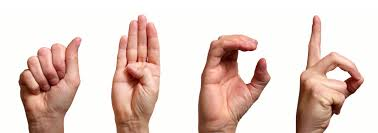
#> input picture Motion_Detection/images.jpg, 378 x 133 px; its folder holds only this picture in this run
$ python -i EvaluateDetectHands.py   (imports and definitions only)   (Python 2 division)   (older library calls are emulated)
#> lines starting #> are read from the running program, lines starting #| are printed output that depends on the picture; after the words box and inside, x2 and y2 are one past the last pixel; in counts of white or black regions, pixels touching at a corner belong together
#> further down, picture is the input picture: shape (133, 378, 3); mean B, G, R 203.5, 210.9, 230.4
'''
Created on Aug 18, 2015

@author: Anh
'''
import cv2
import cv2.cv as cv
import numpy as np
import scipy.io as sio
import scipy
import glob,os
import sys
from types import NoneType
import time
# [7 lines left out: function hist, not called in this run]
'''
#######################################################
# Non-Maximum Suppression for Object Detection in Python
# Felzenszwald et al
#######################################################
'''
# [90 lines left out: function non_max_suppression_slow, not called in this run]
'''
###############################################
##Function detect hand region by local feature
###############################################
'''
# [41 lines left out: function HandDetectionImproved, not called in this run]

'''
###########################################
##Function detect hand region by skin color
###########################################
'''
# Using CYrYk space
# [73 lines left out: functions Detect_YCrCb, Detect_HSV, not called in this run]
'''
###########################################
##Function detect hand region by shape
###########################################
'''
def Shape_HullContour(img):
   #convert to binary
    gray = cv2.cvtColor(img,cv2.COLOR_BGR2GRAY)
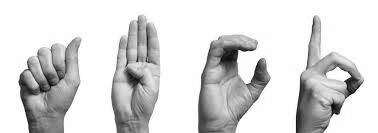
#> gray: shape (133, 378); min 11, max 255, mean 215.9
    gray=cv2.GaussianBlur(gray, (3,3), 1)

    shape_boxes=[]
    ret, thresh = cv2.threshold(gray,0,255,cv2.THRESH_BINARY_INV+cv2.THRESH_OTSU)
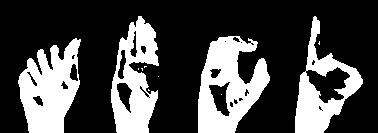
#> thresh: shape (133, 378); 28% white; 11 white regions (7 under 20 px), largest, box (x1, y1, x2, y2) and area: (198, 36, 270, 133) 4089, (18, 38, 81, 133) 3770, (111, 16, 159, 133) 3298, (295, 16, 363, 133) 2918
#> ret = 190

    #noise removal
    kernel=np.ones((3,3),np.uint8)
    opening=cv2.morphologyEx(thresh, cv2.MORPH_OPEN, kernel)
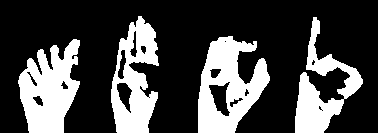
#> opening: shape (133, 378); 27.8% white; 4 white regions, box (x1, y1, x2, y2) and area: (198, 36, 270, 133) 4036, (18, 39, 80, 133) 3737, (111, 16, 159, 133) 3281, (295, 17, 363, 133) 2898

#    #sure background area
    sure_bg=cv2.dilate(opening, kernel)
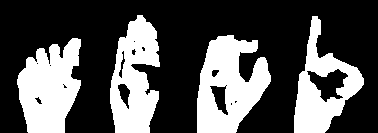
#> sure_bg: shape (133, 378); 32.5% white; 4 white regions, box (x1, y1, x2, y2) and area: (197, 35, 271, 133) 4648, (17, 38, 81, 133) 4267, (110, 15, 160, 133) 3951, (294, 16, 364, 133) 3473

#     #finding sure foreground area
    dist_transform=cv2.distanceTransform(opening, cv2.DIST_LABEL_PIXEL, 5)
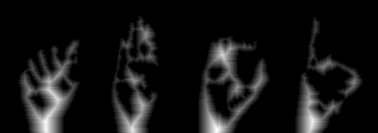
#> dist_transform: shape (133, 378) float32; min 0, max 19, mean 1.48; drawn with min black and max white
    ret, sure_fg=cv2.threshold(dist_transform, 0.7*dist_transform.max(),255,0)
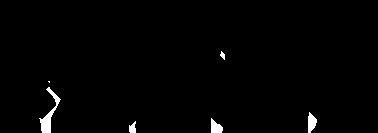
#> sure_fg: shape (133, 378) float32; 1.2% white; 6 white regions (1 under 20 px), largest, box (x1, y1, x2, y2) and area: (39, 87, 61, 133) 291, (308, 112, 317, 133) 126, (211, 118, 223, 133) 121, (129, 121, 136, 133) 60, (220, 51, 225, 60) 26
#> ret = 13.3

#     # Finding unknown region
    sure_fg=np.uint8(sure_fg)
    unknown=cv2.subtract(sure_bg, sure_fg)
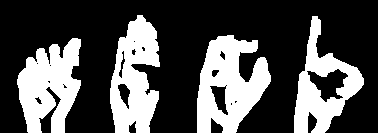
#> unknown: shape (133, 378); 31.3% white; 4 white regions

    contours,hierarchy = cv2.findContours(unknown,cv2.RETR_LIST,cv2.CHAIN_APPROX_SIMPLE)
#> contours = 22 contours, 10 with area under 20; largest, box (x1, y1, x2, y2) and area: (197, 35, 271, 133) 4659, (110, 15, 160, 133) 3953, (294, 16, 364, 133) 3856, (17, 38, 81, 133) 3799, (306, 68, 349, 103) 750

    max_area=-1
    min_area=-1
    for idx in range(len(contours)):
        cnt=contours[idx]
        area = cv2.contourArea(cnt)
        if(area>max_area):
            max_area=area
            ci_max=idx
        if (min_area==-1 or min_area>area):
            min_area=area
            ci_min=idx
#> this loop made 22 passes
#> (area, max_area) on passes 3, 4, 11, 19, 20: (32, 32), (314, 314), (750.5, 750.5), (3799, 3799), (4659, 4659)
#> area on passes 7, 10, 14, 15, 16, 21: 192.5, 45, 35, 81, 23, 3856
#> after the loop, ci_max = 19; ci_min = 4; max_area = 4659; min_area = 2

    average_cnt=(max_area-min_area)/2.0
#> average_cnt = 2328.5
    print average_cnt
#| 2328.5
    if average_cnt<=0:
        return None

    for cnt in contours:
        #calculate average area
        area = cv2.contourArea(cnt)
        if (area<=average_cnt and area>min_area):
            hull=cv2.convexHull(cnt,returnPoints = False)
            col,row= hull.shape[0:]
            print col, row
            if row>=1:
# [10 lines of commented-out code are left out]
                rect = cv2.minAreaRect(cnt)
                box = cv2.cv.BoxPoints(rect)
                box = np.int0(box)
                #calculate bounding box
                w=int(np.max([box[0][0],box[1][0],box[2][0],box[3][0]])-np.min([box[0][0],box[1][0],box[2][0],box[3][0]]))
                h=int(np.max([box[0][1],box[1][1],box[2][1],box[3][1]])-np.min([box[0][1],box[1][1],box[2][1],box[3][1]]))
                x_start=np.min([box[0][0],box[1][0],box[2][0],box[3][0]])
                y_start=np.min([box[0][1],box[1][1],box[2][1],box[3][1]])
                shape_boxes.append([int(x_start), int(y_start), w, h])
#> this loop made 22 passes
#> (area, hull, col, rect, box, w, h, x_start) on passes 3, 4, 7, 10: (32, [1, 2, 4, 6, 7, 8, 9, 11, 12], 9, ((38.35, 100.3), (4.71, 9.15), -33.69), [[38, 105], [33, 97], [37, 95], [42, 102]], 9, 10, 33), (314, [0, 1, 5, 6, 14, 15, 16, 17, 19, 22, 23, 29], 12, ((218.6, 99.99), (16.95, 31.22), -4.4), [[211, 116], [208, 85], [225, 83], [228, 114]], 20, 33, 208), (192.5, [1, 2, 3, 5, 6, 12, 13, 14, 20, 22, 26, 27, 28], 13, ((125.4, 95.6), (11.95, 27.2), -15.95), [[123, 110], [115, 84], [127, 80], [134, 107]], 19, 30, 115), (45, [0, 1, 2, 3, 5, 6, 7, 8, 9], 9, ((214.5, 72), (9.19, 6.36), -45), [[213, 77], [209, 73], [215, 66], [220, 71]], 11, 11, 209)
#> area on passes 19 to 22: 3799, 4659, 3856, 3953
#| 6 1
#| 6 1
#| 9 1
#| 12 1
#| 6 1
#| 13 1
#| 6 1
#| 9 1
#> (further printed lines are left out)
#> after the loop, shape_boxes = [[229, 102, 3, 3], [233, 99, 4, 4], [33, 95, 9, 10], [208, 83, 20, 33], [62, 84, 5, 5], [115, 80, 19, 30], [47, 79, 3, 4], [209, 66, 11, 11], [305, 67, 44, 36], [217, 50, 10, 10], [117, 49, 9, 29], [129, 47, 8, 8], [140, 45, 6, 6]]
#                 cv2.drawContours(img, [box], 0, (255,0,0),2)

#     cv2.imshow('demo', img)
#     cv2.waitKey(0)
    return shape_boxes, img
'''
###########################################
##Foreach the image folder of hand
###########################################
'''
# [51 lines left out: function detectHandFolder, not called in this run]
#      #write Accuracy Rate to file
#     writeInformationAccuracy('result_file.txt', list_name_image_file, TP, NP, N);
'''
#####################################################
##Read mat file of the annotation of the hand images
#####################################################
'''
# [29 lines left out: function loadMatFile, not called in this run]

'''
##############################################
##check box overlap
##############################################
'''
# [42 lines left out: function boxoverlap, not called in this run]
'''
####################################################
## Write the accuracy rate of the test set
####################################################
'''
# [28 lines left out: functions writeInformationAccuracy, box_overlap, not called in this run]
'''
#####################################
##convert to array points
#####################################
'''
# [35 lines left out: functions drawImage, convertToPoint, not called in this run]

# [16 lines not run here, left out]
# [6 lines of commented-out code are left out]

>>> import cv2
>>> picture = cv2.imread('Motion_Detection/images.jpg')
>>> result = Shape_HullContour(picture)

$ run again, on Motion_Detection/cards.png
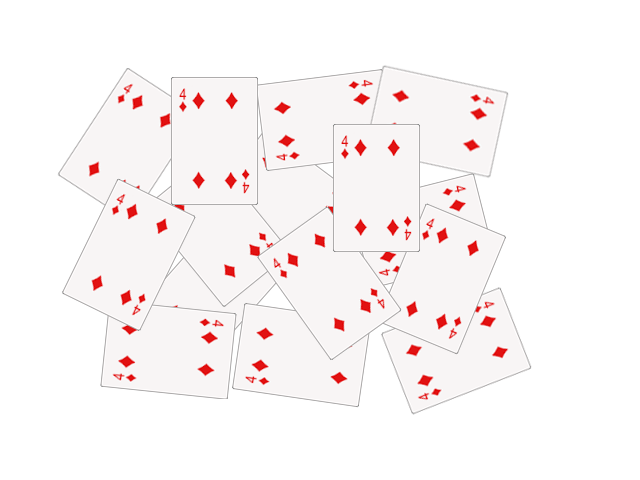
#> input picture Motion_Detection/cards.png, 640 x 480 px
#> picture is the input picture: shape (480, 640, 3); mean B, G, R 245.8, 245.8, 250.7
#> in Shape_HullContour, `ret, thresh = cv2.threshold(gray,0,255,cv2.THRESH_BINARY_INV+cv2.THRES..`:
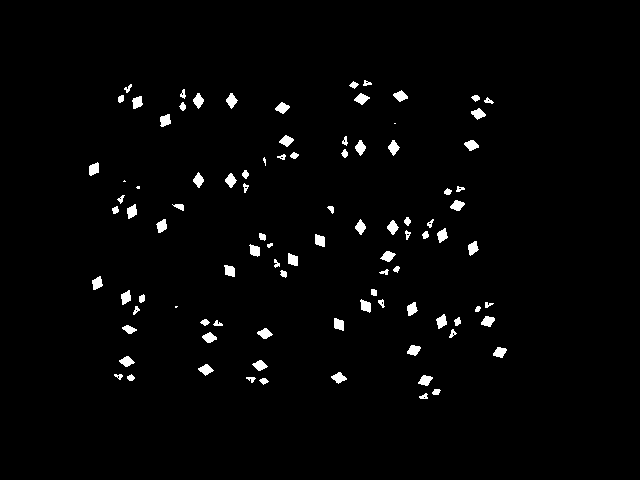
#> thresh: shape (480, 640); 2% white; 95 white regions (5 under 20 px), largest, box (x1, y1, x2, y2) and area: (160, 114, 171, 127) 106, (226, 93, 238, 109) 105, (354, 93, 370, 105) 105
#> in Shape_HullContour, `ret, thresh = cv2.threshold(gray,0,255,cv2.THRESH_BINARY_INV+cv2.THRES..`: ret = 183
#> opening: shape (480, 640); 1.8% white; 100 white regions (30 under 20 px), largest, box (x1, y1, x2, y2) and area: (160, 114, 171, 127) 105, (481, 316, 495, 327) 104, (226, 93, 237, 108) 103
#> sure_bg: shape (480, 640); 3% white; 90 white regions, largest, box (x1, y1, x2, y2) and area: (225, 92, 238, 109) 159, (387, 139, 400, 156) 159, (192, 92, 205, 109) 158
#> in Shape_HullContour, `ret, sure_fg=cv2.threshold(dist_transform, 0.7*dist_transform.max(),25..`: ret = 4.2
#> in Shape_HullContour, `unknown=cv2.subtract(sure_bg, sure_fg)`:
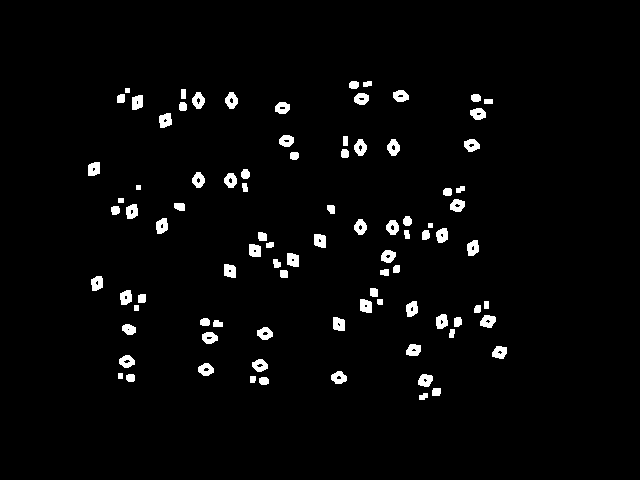
#> unknown: shape (480, 640); 2.9% white; 90 white regions
#> contours = 134 contours, 47 with area under 20; largest, box (x1, y1, x2, y2) and area: (387, 139, 400, 156) 138, (225, 92, 238, 109) 138, (354, 139, 367, 156) 137, (192, 92, 205, 109) 137, (480, 315, 496, 328) 136
#> the loop in Shape_HullContour, `for idx in range(len(contours)):` made 134 passes
#> (area, max_area, min_area) on pass 1: (35, 35, 35)
#> after the loop in Shape_HullContour, `for idx in range(len(contours)):`: ci_max = 106; ci_min = 24; max_area = 138; min_area = 2
#> average_cnt = 68
#| 68.0
#> the loop in Shape_HullContour, `for cnt in contours:` made 134 passes
#> (cnt, area, hull, col, rect, box, w, h) on passes 9, 40: ([[118, 373], [118, 378], [122, 378], [122, 373]], 20, [3, 2, 1, 0], 4, ((120, 375.5), (5, 4), -90), [[122, 378], [118, 378], [118, 373], [122, 373]], 4, 5), ([[134, 305], [134, 310], [138, 310], [138, 305]], 20, [3, 2, 1, 0], 4, ((136, 307.5), (5, 4), -90), [[138, 310], [134, 310], [134, 305], [138, 305]], 4, 5)
#> (printed output is left out)
